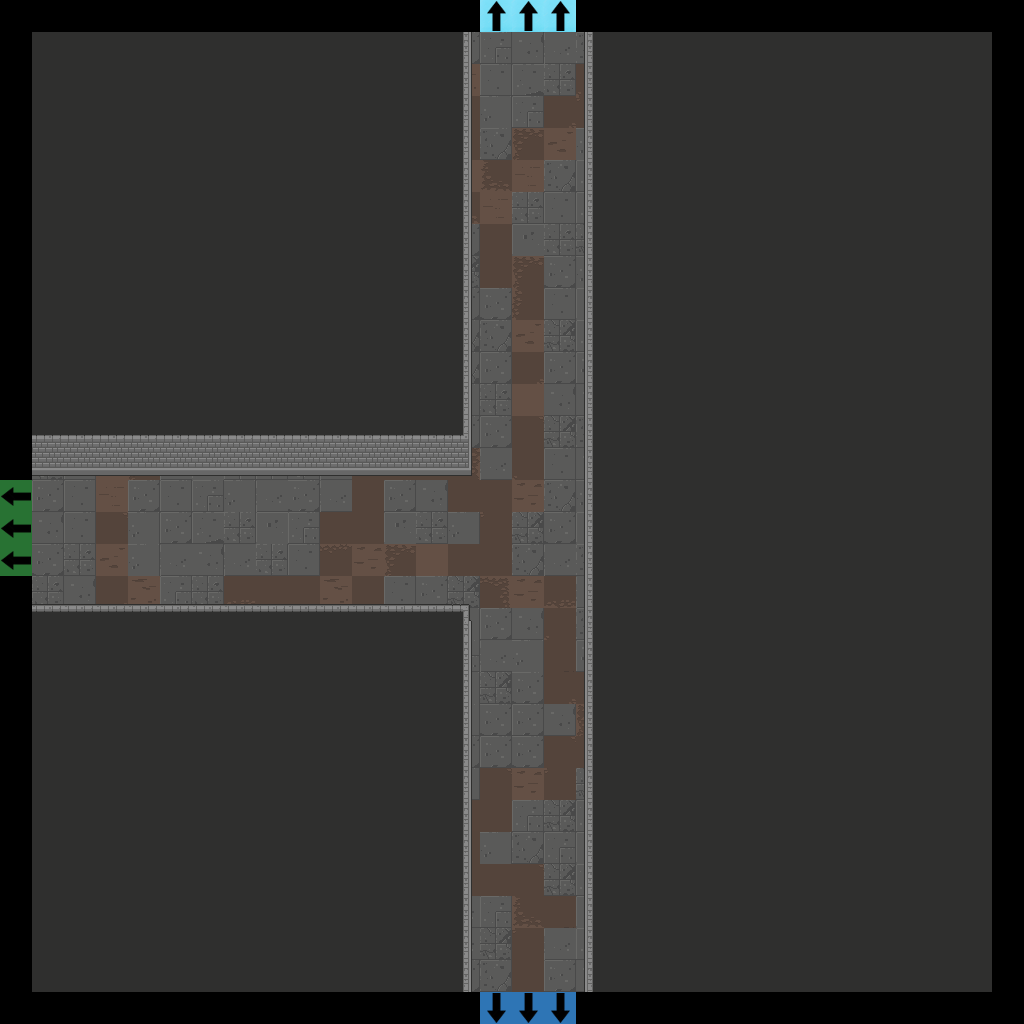

Tiled map render using the project's own tile images. Description and the map definition, with tile-layer contents summarised, below:
An orthogonal 32x32 tile map with 32x32 px tiles, 7 tile layers (Floor, Walls, Doors, Pillars, ...), 2 tilesets.

<map version="1.2" tiledversion="2019.04.18" orientation="orthogonal" renderorder="right-down" width="32" height="32" tilewidth="32" tileheight="32" infinite="0" nextlayerid="22" nextobjectid="1">
 <tileset firstgid="1" source="Dungeon_Tileset_2.tsx" />
 <tileset firstgid="321" source="flags.tsx" />
 <layer id="15" name="Floor" width="32" height="32">
  <data>[1024 cells, 900 non-empty, 41 distinct tile ids]</data>
 </layer>
 <layer id="16" name="Walls" width="32" height="32">
  <data>[1024 cells, 768 non-empty, 11 distinct tile ids]</data>
 </layer>
 <layer id="17" name="Doors" width="32" height="32">
  <data>[1024 cells, 0 non-empty, 0 distinct tile ids]</data>
 </layer>
 <layer id="18" name="Pillars" width="32" height="32">
  <properties>
   <property name="unity:SortingLayer" value="Player" />
  </properties>
  <data>[1024 cells, 0 non-empty, 0 distinct tile ids]</data>
 </layer>
 <layer id="19" name="Candles" width="32" height="32">
  <data>[1024 cells, 0 non-empty, 0 distinct tile ids]</data>
 </layer>
 <layer id="20" name="Debris" width="32" height="32">
  <data>[1024 cells, 0 non-empty, 0 distinct tile ids]</data>
 </layer>
 <layer id="21" name="Flags" width="32" height="32">
  <data>[1024 cells, 9 non-empty, 3 distinct tile ids]</data>
 </layer>
</map>
